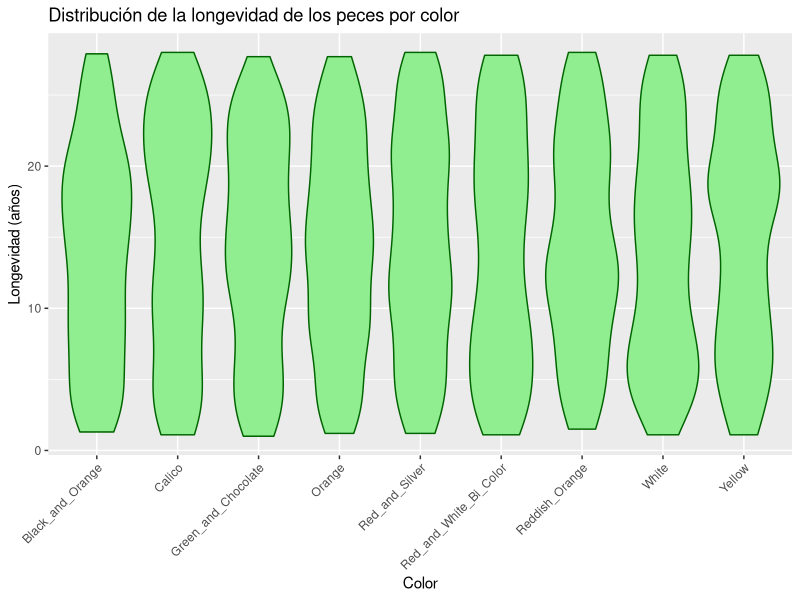
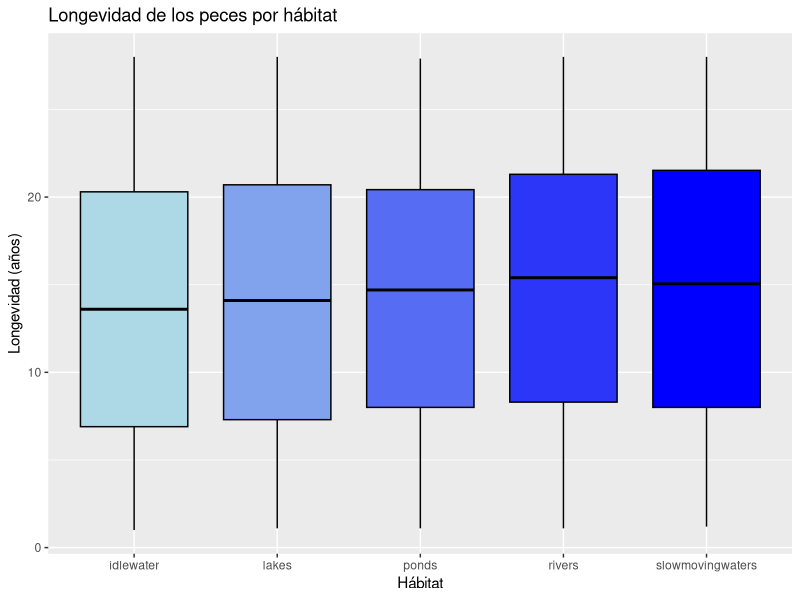
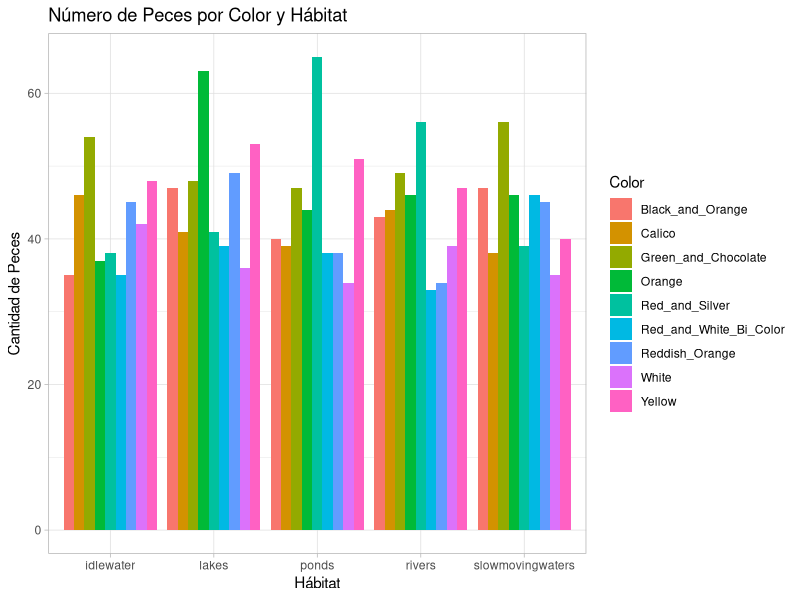

Here is the R script that generated these plots, in order:
## ---- chunk 1
knitr::opts_chunk$set(echo = TRUE)
## ---- chunk 2
library('dplyr')
library('ggplot2')
library("knitr")
## ---- chunk 3
mydata <- read.csv("fish_data.csv", row.names = NULL)
## ---- chunk 4
mydata <- mydata %>% rename(`Average length (in.)` = average_length.inches..)
## ---- chunk 5
mydata <- mydata %>% rename(`Habitat` = habitat)
## ---- chunk 6
mydata <- mydata %>% rename(`Water pH` = ph_of_water)
## ---- chunk 7
mydata <- mydata %>% rename(`Average weight (in.)` = average_weight.inches..)
## ---- chunk 8
mydata <- mydata %>% rename(`Color` = color)
## ---- chunk 9
mydata <- mydata %>% rename(`Life span` = life_span)
## ---- chunk 10
knitr::kable(head(mydata, 10), align = 'c', caption = "Tabla 1: Diez primeras filas")
## ---- chunk 11
datos_limpios <- na.omit(mydata)
## ---- chunk 12
mydata %>% summarise(media_Life_span = mean(`Life span`)) %>% kable()
## ---- chunk 13
mydata %>% summarise(media_length = mean(`Average length (in.)`)) %>% kable()
## ---- chunk 14
mydata %>% summarise(unique(Habitat)) %>% kable()
## ---- chunk 15
mydata %>% summarise(unique(Color)) %>% kable()
## ---- chunk 16
ggplot(datos_limpios, aes(x = Color, y = `Life span`)) +
  geom_violin(fill = "lightgreen", color = "darkgreen") +
  theme(axis.text.x = element_text(angle = 45, hjust = 1)) +
  labs(title = "Distribución de la longevidad de los peces por color", x = "Color", y = "Longevidad (años)") 
## ---- chunk 17
conteo_colores <- table(datos_limpios$Color) %>%as.data.frame()
## ---- chunk 18
colores <- colorRampPalette(c("lightblue","blue"))
## ---- chunk 19
ggplot(datos_limpios, aes(x = Habitat, y = `Life span`)) +
  geom_boxplot(fill = colores(5), color = "black") +
  labs(title = "Longevidad de los peces por hábitat", x= "Hábitat", y= "Longevidad (años)") +
  theme_get() 
## ---- chunk 20
resultado <- datos_limpios %>%
  group_by(Habitat, Color) %>%
  filter(Habitat== "rivers") %>% 
  summarise(cantidad = n())
## ---- chunk 21
kable(resultado)
## ---- chunk 22
resultadofinal <- datos_limpios %>%
  group_by(Habitat, Color) %>%
  summarise(cantidad = n())
## ---- chunk 23
ggplot(resultadofinal, aes(x = Habitat, y = cantidad, fill = Color)) +
  geom_bar(stat = "identity", position = "dodge", width = 0.9) +
  labs(title = "Número de Peces por Color y Hábitat",
       x = "Hábitat",
       y = "Cantidad de Peces") +
  theme_light()
## ---- chunk 24
session <- sessionInfo()
print(session)
